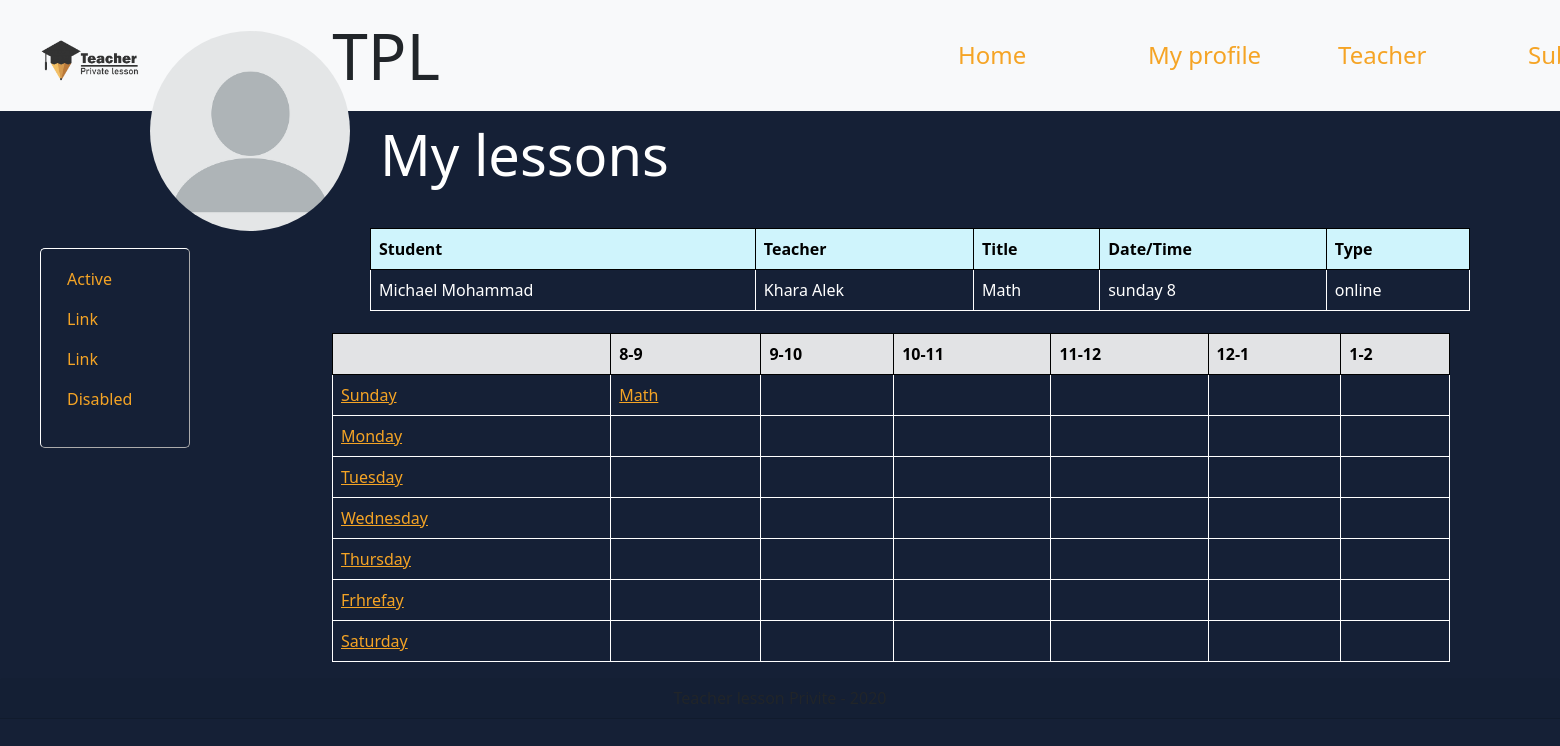
Page /home/teacher-profile/4 (signed in) on the committed database.
### TPL_app/models.py (models this page shows)
class Lesson(models.Model):
    title = models.CharField(max_length=255)
    description = models.TextField()
    max_students = models.IntegerField()
    price = models.IntegerField()
    style = models.CharField(max_length=255, null=True)
    child = models.ForeignKey(
        Child, on_delete=models.CASCADE, blank=True, null=True)
    day = models.CharField(max_length=255, null=True)
    time = models.CharField(max_length=255, null=True)
    teacher = models.ForeignKey(Teacher, on_delete=models.CASCADE)
    created_at = models.DateTimeField(auto_now_add=True)
    updated_at = models.DateTimeField(auto_now=True)

class Child(models.Model):
    first_name = models.CharField(max_length=255)
    last_name = models.CharField(max_length=255)
    age = models.IntegerField()
    grade = models.IntegerField()
    gender = models.CharField(max_length=6)
    parent = models.ForeignKey(
        Parent, related_name="children", on_delete=models.CASCADE)
    lessons = models.ManyToManyField(
        Teacher, through="Lesson", related_name="lessons")
    created_at = models.DateTimeField(auto_now_add=True)
    updated_at = models.DateTimeField(auto_now=True)

class Teacher(models.Model):
    first_name = models.CharField(max_length=255)
    last_name = models.CharField(max_length=255)
    occupation = models.CharField(max_length=255)
    specialization = models.CharField(max_length=255)
    education = models.CharField(max_length=255)
    email = models.CharField(max_length=255, null=True)
    password = models.CharField(max_length=255, null=True)
    created_at = models.DateTimeField(auto_now_add=True)
    updated_at = models.DateTimeField(auto_now=True)

### TPL_app/views.py (the view)
# urls.py: path('teacher-profile/<int:id>', views.teacher_profile),
def teacher_profile(request, id):
    teacher = Teacher.objects.get(id=id)
    students = teacher.lessons.all()
    all_lessons_for_each_student = []
    all_teacher_lessons = Lesson.objects.filter(teacher=Teacher.objects.get(id=id))
    for lesson in all_teacher_lessons:
        if lesson.child is None:
            print(lesson.child)
            continue
        print(lesson.child)
        all_lessons_for_each_student.append(lesson)
    print(all_lessons_for_each_student)
    context = {
        "teacher": teacher,
        "students": students,
        "all_teacher_lessons": all_teacher_lessons,
        "all_lessons": all_lessons_for_each_student,
    }
    if request.session['type'] == "parent":
        parent = Parent.objects.get(id=request.session['user_id'])
        children = parent.children.all()
        context['children'] = children
    return render(request, "teacher_profile.html", context)

### TPL_app/templates/teacher_profile.html (shortened to what this page needs)
<!DOCTYPE html>
<html lang="en">
<head>
    {% load static %}
    <link rel="stylesheet" href="{% static 'css/teacher_profile_style.css' %}">
    <link href="https://cdn.jsdelivr.net/npm/bootstrap@5.0.0-beta1/dist/css/bootstrap.min.css" rel="stylesheet">
</head>
<body>
    <nav class="navbar navbar-expand-lg navbar-light bg-light">
        <div class="head">
            <img src="{% static 'images/logo1.png' %}" width="100px">
            <h1 class="display-3" >TPL</h1>
        </div>
        <div class="collapse navbar-collapse" id="navbarSupportedContent">
            <ul class="navbar-nav me-auto mb-2 mb-lg-0">
            <li class="nav-item">
                <a class="nav-link active" href="#">Home</a>
            </li>
            <li class="nav-item">
                <a class="nav-link active" href="#">My profile</a>
            </li>
            <li class="nav-item">
                <a class="nav-link active" href="#">Teacher</a>
            </li>
            <li class="nav-item">
                <a class="nav-link active" href="#">Subjects</a>
            </li>
            </ul>
        </nav>
        <img class ="profile-pic" src="{% static 'images/profile_pic.png' %}" width="200px">
        <h2 class="display-4">My lessons</h2>
        <aside>
        <ul class="nav flex-column">
            <li class="nav-item">
            <a class="nav-link active" href="#">Active</a>
            </li>
            <li class="nav-item">
            <a class="nav-link active" href="#">Link</a>
            </li>
            <li class="nav-item">
            <a class="nav-link active" href="#">Link</a>
            </li>
            <li class="nav-item">
            <a class="nav-link active" href="#">Disabled</a>
            </li>
        </ul>
    </aside>
<main>
    {% if request.session.type == "parent" %}
    <table class="table">
        <thead>
            <tr class="table-info">
                <th>Student</th>
                <th>Teacher</th>
                <th>Title</th>
                <th>Date/Time</th>
                <th>Type</th>
            </tr>
        </thead>
        <tbody>
            {% for lesson in all_lessons %}
            <tr>
                <td>{{lesson.child.first_name}} {{lesson.child.last_name}}</td>
                <td>{{lesson.teacher.first_name}} {{lesson.teacher.last_name}}</td>
                <td>{{lesson.title}}</td>
                <td>{{lesson.day}} {{lesson.time}}</td>
                <td>{{lesson.style}}</td>
            </tr>
            {% endfor %}
        </tbody>
    </table>
</main>
<div class="row">
<div class="schedule col-10">
<table class="table">
    <thead>
        <tr class="table-secondary">
            <th></th>
            <th>8-9</th>
            <th>9-10</th>
            <th>10-11</th>
            <th>11-12</th>
            <th>12-1</th>
            <th>1-2</th>
        </tr>
    </thead>
    <tbody>
        <tr>
            <td><a href="#">Sunday</a></td>
            <td>{% for lesson in all_teacher_lessons %}
                {% if lesson.day == "sunday" %}{% if lesson.time == "8" %}<a href="add-to-lesson/sunday/8/{{teacher.id}}">{{lesson.title}}</a>{% endif %}{% endif %}
                {% endfor %}</td>
            <td></td>
            <td></td>
            <td></td>
            <td></td>
            <td></td>
        </tr>
        <tr>
            <td><a href="#">Monday</a></td>
            <td></td>
            <td></td>
            <td></td>
            <td></td>
            <td></td>
            <td></td>
        </tr>
        <tr>
            <td><a href="#">Tuesday</a></td>
            <td></td>
            <td></td>
            <td></td>
            <td></td>
            <td></td>
            <td></td>
        </tr>
        <tr>
            <td><a href="#">Wednesday</a></td>
            <td></td>
            <td></td>
            <td></td>
            <td></td>
            <td></td>
            <td></td>
        </tr>
        <tr>
            <td><a href="#">Thursday</a></td>
            <td></td>
            <td></td>
            <td></td>
            <td></td>
            <td></td>
            <td></td>
        </tr>
        <tr>
            <td><a href="#">Frhrefay</a></td>
            <td></td>
            <td></td>
            <td></td>
            <td></td>
            <td></td>
            <td></td>
        </tr>
        <tr>
            <td><a href="#">Saturday</a></td>
            <td></td>
            <td></td>
            <td></td>
            <td></td>
            <td></td>
            <td></td>
        </tr>
    </tbody>
</table>
</div>
</div>
<div class="footer1">
    <footer class="card-header">Teacher lesson Privite - 2020</footer>
</div>
{% endif %}
</body>
</html>

### TPL_app/static/css/teacher_profile_style.css (style rules this page uses)
.head { display: inline-flex; margin: 10px 0 0 40px; width: 400px; align-items: center; }
.head img { display: inline-block; }
h1 { display: inline-block; margin-left: 15px; }
h2 { color: white !important; }
ul { display: inline-block; margin-left: 500px !important; }
.navbar-nav .nav-link { width: 180px !important; margin-left: 10px !important; font-size: x-large; }
.profile-pic { border-radius: 100px; margin: -80px 150px; position: absolute !important; z-index: 1 !important; }
aside { margin: 20px 0 0 40px !important; width: 150px; float: left; }
.flex-column { border: 1px outset white; border-radius: 5px; padding-top: 10px; width: 150px; height: 200px; margin: 0 !important; }
.flex-column li { margin-left: 10px; }
main { display: inline-block; width: 1100px; margin-left: 180px; }
.display-4 { margin: 10px 0 40px 380px; }
.card-header { display: flex; justify-content: center; align-items: center; }
.table tr td { border: 1px solid rgb(255, 255, 255); color: white !important; }
.table thead th { border: 1px solid black; }
.schedule { display: inline-block; width: 1100px; margin: 80px 0 0 130px; }
body { background-color:#152036 !important; }
a { color: rgb(245 164 37) !important; }

### rows in the picture
Lesson: child.first_name "Michael", child.last_name "Mohammad", teacher.first_name "Khara", teacher.last_name "Alek", title "Math", day "sunday", time "8", style "online"
